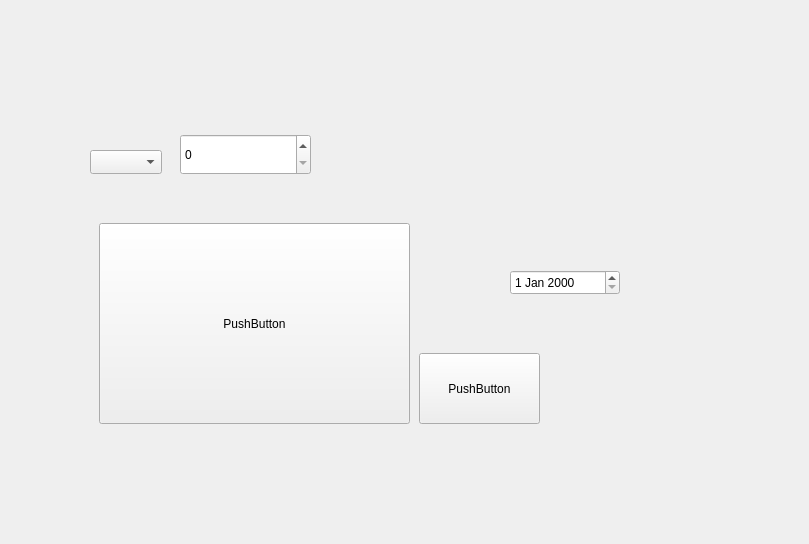
<?xml version="1.0" encoding="UTF-8"?>
<ui version="4.0">
 <class>AddBatchDialog</class>
 <widget class="QWidget" name="AddBatchDialog">
  <property name="geometry">
   <rect>
    <x>0</x>
    <y>0</y>
    <width>809</width>
    <height>544</height>
   </rect>
  </property>
  <property name="windowTitle">
   <string>Form</string>
  </property>
  <widget class="QComboBox" name="comboBoxProductName">
   <property name="geometry">
    <rect>
     <x>90</x>
     <y>150</y>
     <width>72</width>
     <height>24</height>
    </rect>
   </property>
  </widget>
  <widget class="QSpinBox" name="SpinBoxAmount">
   <property name="geometry">
    <rect>
     <x>180</x>
     <y>134</y>
     <width>131</width>
     <height>41</height>
    </rect>
   </property>
  </widget>
  <widget class="QDateEdit" name="dateEditExpiry">
   <property name="geometry">
    <rect>
     <x>510</x>
     <y>270</y>
     <width>110</width>
     <height>25</height>
    </rect>
   </property>
  </widget>
  <widget class="QPushButton" name="pushButtonSave">
   <property name="geometry">
    <rect>
     <x>419</x>
     <y>353</y>
     <width>121</width>
     <height>71</height>
    </rect>
   </property>
   <property name="text">
    <string>PushButton</string>
   </property>
  </widget>
  <widget class="QPushButton" name="pushButtonCancel">
   <property name="geometry">
    <rect>
     <x>99</x>
     <y>223</y>
     <width>311</width>
     <height>201</height>
    </rect>
   </property>
   <property name="text">
    <string>PushButton</string>
   </property>
  </widget>
 </widget>
 <resources/>
 <connections/>
</ui>
